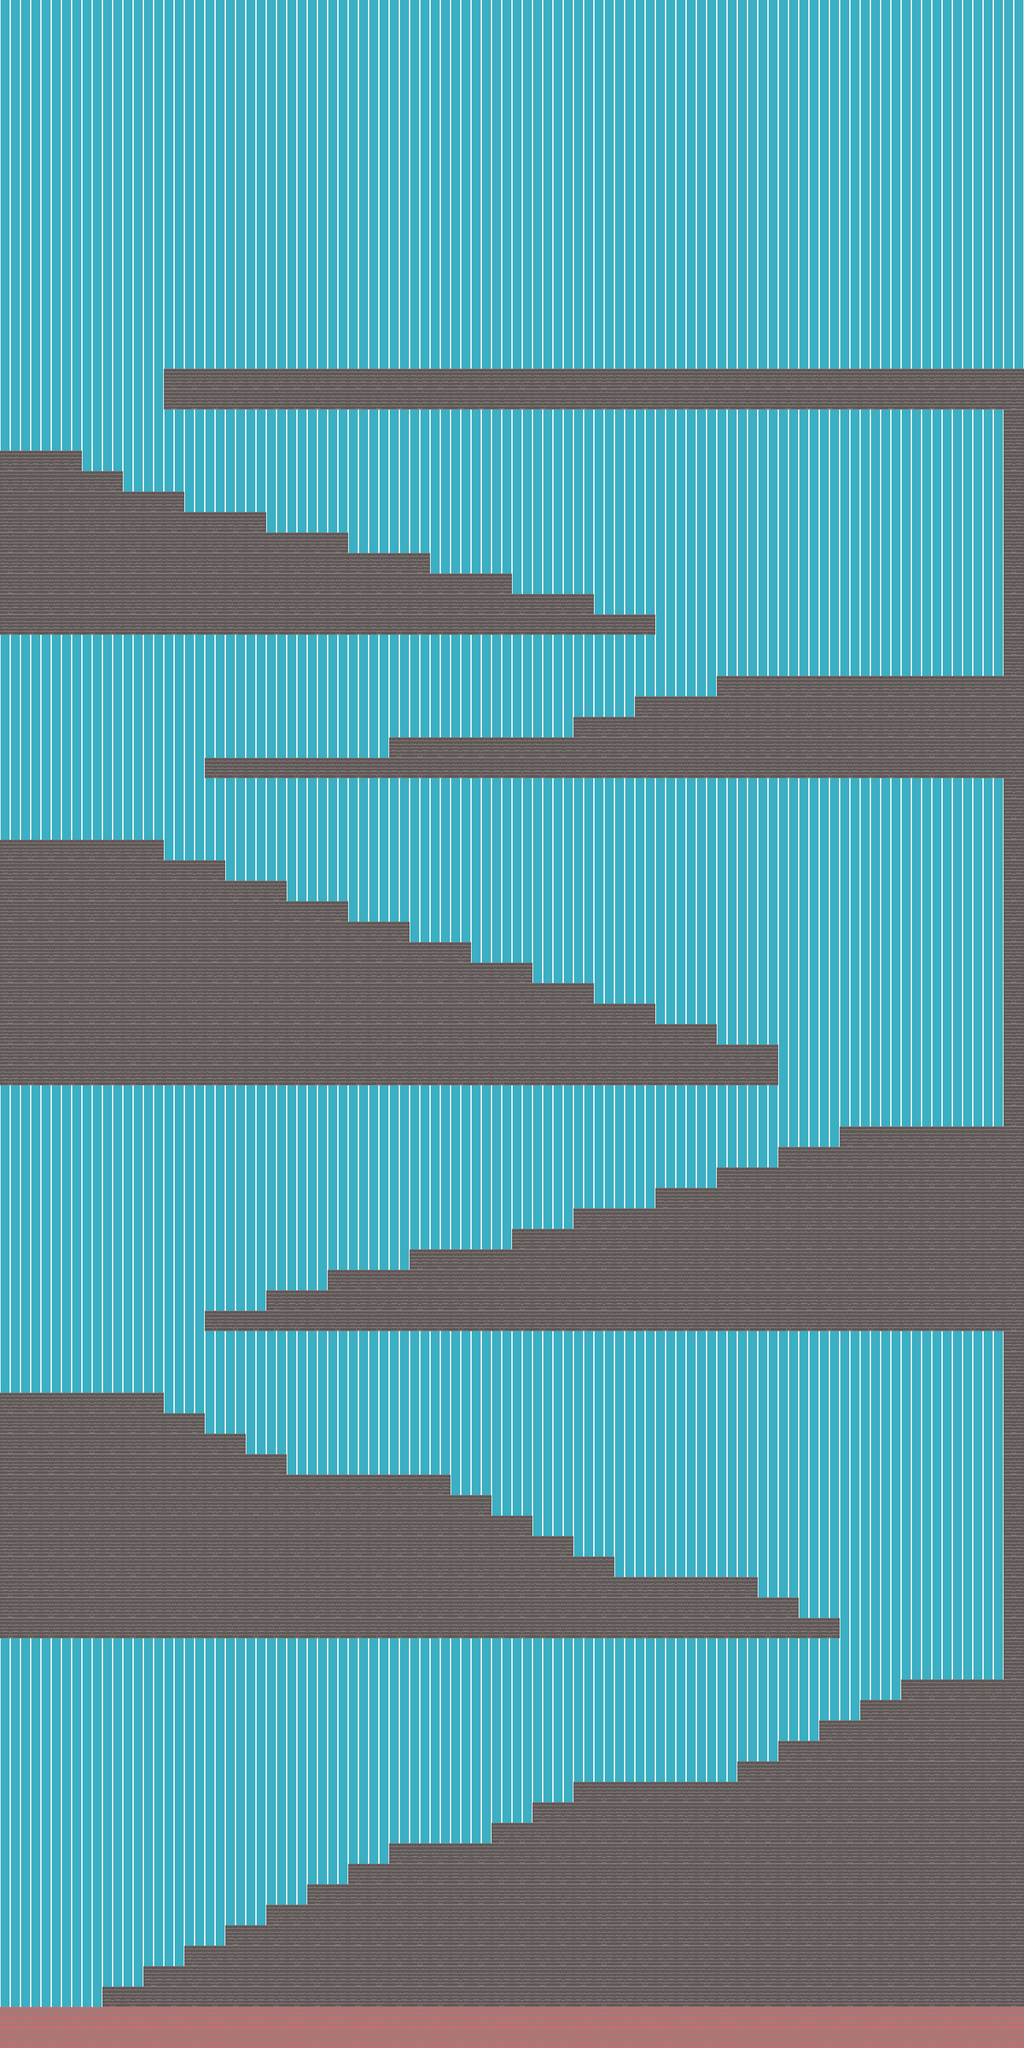

This game map was drawn from its Tiled (.tmx) file and the tilesets committed beside it. A one-line description and the trimmed map source follow:
An orthogonal 50x100 tile map with 32x32 px tiles, 2 tile layers (back ground, ground), 3 tilesets and 11 objects (9x enemy, boss, start).

<map version="1.10" tiledversion="1.12.1" orientation="orthogonal" renderorder="right-down" width="50" height="100" tilewidth="32" tileheight="32" infinite="0" nextlayerid="4" nextobjectid="12">
 <tileset firstgid="1" source="New Piskel (8).tsx" />
 <tileset firstgid="2" source="New Piskel (10).tsx" />
 <tileset firstgid="6" source="tiles2.tsx" />
 <layer id="1" name="back ground" width="50" height="100">
  <data>[5000 cells, 5000 non-empty, 2 distinct tile ids]</data>
 </layer>
 <layer id="2" name="ground" width="50" height="100">
  <data>[5000 cells, 1764 non-empty, 2 distinct tile ids]</data>
 </layer>
 <objectgroup id="3" name="setub">
  <object id="1" name="boss" x="1491" y="411">
   <point />
  </object>
  <object id="2" name="start" x="64" y="3076">
   <point />
  </object>
  <object id="3" name="enemy" x="1054" y="2676">
   <point />
  </object>
  <object id="4" name="enemy" x="110" y="2068">
   <point />
  </object>
  <object id="5" name="enemy" x="962" y="1823">
   <point />
  </object>
  <object id="6" name="enemy" x="1422" y="1659">
   <point />
  </object>
  <object id="7" name="enemy" x="782" y="1405">
   <point />
  </object>
  <object id="8" name="enemy" x="32" y="1250">
   <point />
  </object>
  <object id="9" name="enemy" x="834" y="1082">
   <point />
  </object>
  <object id="10" name="enemy" x="1438" y="992">
   <point />
  </object>
  <object id="11" name="enemy" x="591" y="737">
   <point />
  </object>
 </objectgroup>
</map>
